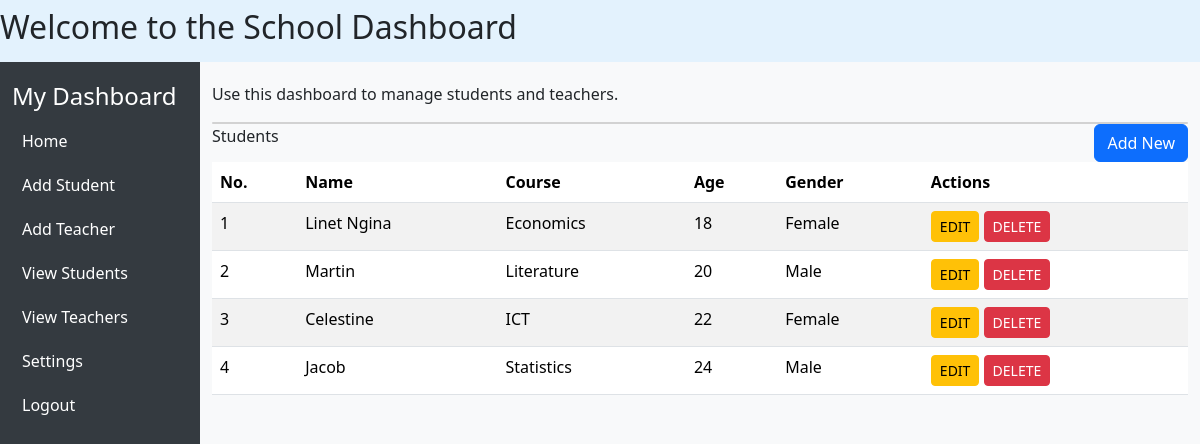
/website/dashboard/ (signed in), run on an earlier commit of the app's database.
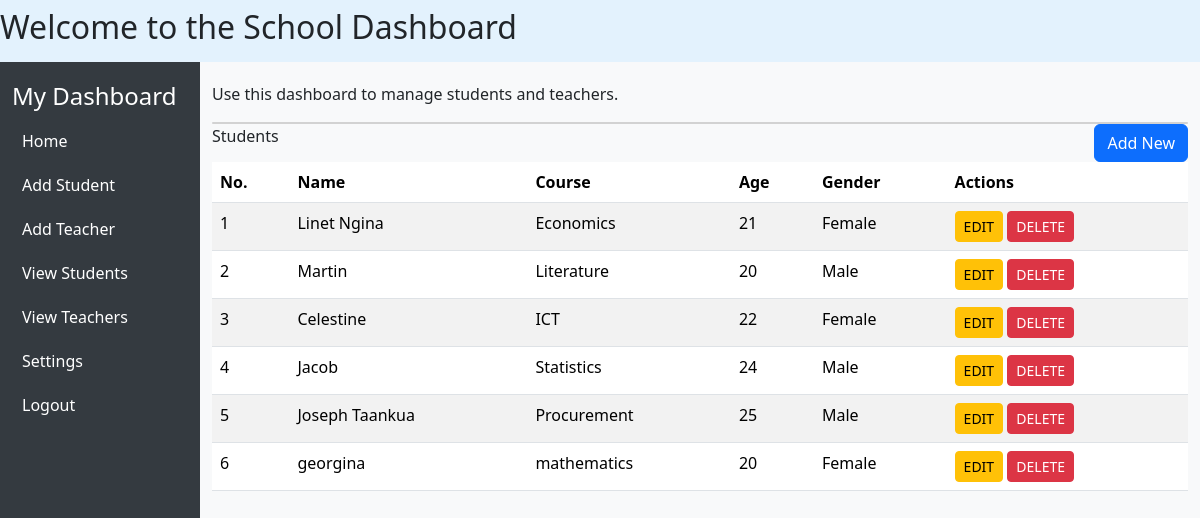
And on a later commit of the database.
### website/models.py (models this page shows, shortened)
class Student(models.Model):
    name = models.CharField(max_length=30)
    course = models.CharField(max_length=30)
    age = models.IntegerField()
    GENDER_CHOICES = [
        ('Male', 'Male'),
        ('Female', 'Female'),
    ]
    gender = models.CharField(max_length=20, choices=GENDER_CHOICES)

### website/views.py (the view)
# urls.py: path('dashboard/', views.dashboard, name='dashboard'),
@login_required(login_url='login')
def dashboard(request):
    students = Student.objects.all()
    return render(request, 'dashboard.html',{'students':students})

### website/templates/dashboard.html (shortened to what this page needs)
<!DOCTYPE html>
<html lang="en">
<head>
    <link rel="stylesheet" href="">
    <link rel="stylesheet" href="https://cdn.jsdelivr.net/npm/bootstrap@5.3.7/dist/css/bootstrap.min.css">
</head>
<body>
<nav class="navbar" style="background-color: #e3f2fd;" data-bs-theme="light">
  <h2>Welcome to the School Dashboard</h2>
</nav>
<div class="container-fluid">
    <div class="row">
        <div class="col-md-3 col-lg-2 sidebar">
            <h4>My Dashboard</h4>
            <a href="">Home</a>
            <a href="">Add Student</a>
            <a href="">Add Teacher</a>
            <a href="">View Students</a>
            <a href="">View Teachers</a>
            <a href="">Settings</a>
            <a href="{% url 'logout' %}">Logout</a>
        </div>
        <div class="col-md-9 col-lg-10 content">
            <p>Use this dashboard to manage students and teachers.</p>
            <div class="card"></div>
            <div class="card-header">
                Students
                <a href="{% url 'add' %}" class="btn btn-primary float-end">Add New</a>
            </div>
            <div class="card-body">
                <table class="table table-striped">
                    <thead>
                    <tr>
                        <th>No.</th>
                        <th>Name</th>
                        <th>Course</th>
                        <th>Age</th>
                        <th>Gender</th>
                        <th>Actions</th>
                    </tr>
                    </thead>
                    <tbody>
                    {% for student in students %}
                    <tr>
                        <td>{{ forloop.counter }}</td>
                        <td>{{ student.name }}</td>
                        <td>{{ student.course }}</td>
                        <td>{{ student.age }}</td>
                        <td>{{ student.gender }}</td>
                        <td>
                            <a href="{% url 'edit' student.id %}" class="btn btn-sm btn-warning">EDIT</a>
                            <a href="{% url 'delete' student.id %}" class="btn btn-sm btn-danger" onclick="return confirm('Are you sure you want to delete the student?')">DELETE</a>
                        </td>
                    </tr>
                    {% endfor %}
                    </tbody>
                </table>
            </div>
        </div>
    </div>
</div>
</body>
</html>

What changed in the data, as far as the page shows it:
changed Student "Linet Ngina": age "18" → "21"
added Student: name "Joseph Taankua", course "Procurement", age "25", gender "Male"
added Student: name "georgina", course "mathematics", age "20", gender "Female"
